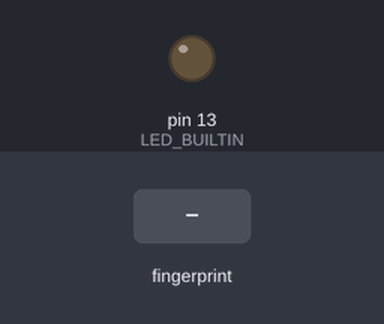
The sketch below on a simulated Arduino Uno, built with avr-gcc and run on an emulated ATmega328P. Parts: output pins drawn as LEDs (lit = HIGH). The test bench sets the inputs (shaded band). What the sketch prints to the serial monitor is not drawn.

Above: at 1.5 s.
1.6 s: finger stored as number 1 placed on the sensor
At 3.0 s:
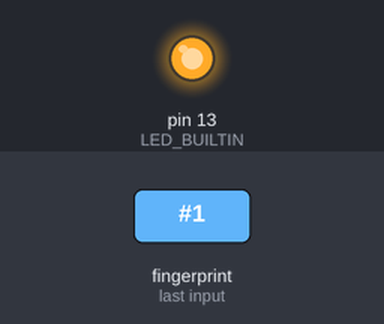
Timing chart, 0 to 5.4 s (numbered marks = the images above; inputs shaded):
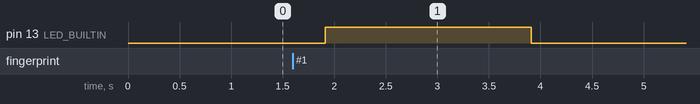

The sketch:

readArduino.ino
```cpp
#include <AltSoftSerial.h>
#include <Adafruit_Fingerprint.h>

AltSoftSerial fpSerial;                 // D8 = RX  (sensor TX)
                                        // D9 = TX  (sensor RX)
Adafruit_Fingerprint finger(&fpSerial);

/*  ------  prototypes  ------  */
uint8_t getFingerprintID(void);         // ← الإعلان المسبق يحلّ الخطأ

void setup() {
  Serial.begin(115200);
  fpSerial.begin(57600);
  delay(350);                           // إقلاع المستشعر

  Serial.println(F("\n--- R307 READ TEST ---"));
  if (!finger.verifyPassword()) {
    Serial.println(F("✘ Sensor not found")); while (true);
  }
  Serial.println(F("Scan a finger…"));
  pinMode(LED_BUILTIN, OUTPUT);         // مؤشر نجاح
}

void loop() {
  uint8_t id = getFingerprintID();      // أصبح معروفًا الآن
  if (id) {
    Serial.print(F("✅  Found ID #")); Serial.println(id);
    digitalWrite(LED_BUILTIN, HIGH);
    delay(2000);
    digitalWrite(LED_BUILTIN, LOW);
  }
}

/*  ------  function body  ------  */
uint8_t getFingerprintID(void) {
  if (finger.getImage()         != FINGERPRINT_OK)  return 0;
  if (finger.image2Tz()         != FINGERPRINT_OK)  return 0;
  if (finger.fingerFastSearch() != FINGERPRINT_OK)  return 0;
  return finger.fingerID;   // يُرجِع رقم الـ ID المطابق
}
```

Measured:
- after the input at 1.6 s, pin 13 (LED_BUILTIN): LOW → HIGH after 0.31 s, → LOW 2.0 s later
